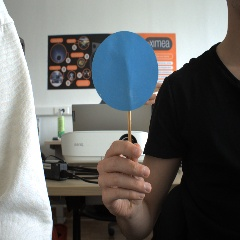
#> input picture Zadanie_2/img15.jpg, 240 x 240 px
$ python circles.py
#> lines starting #> are read from the running program, lines starting #| are printed output that depends on the picture; after the words box and inside, x2 and y2 are one past the last pixel; in counts of white or black regions, pixels touching at a corner belong together; long printed decimals are rounded
import cv2
import numpy as np

img = cv2.imread('img15.jpg')
#> img is the input picture: shape (240, 240, 3); mean B, G, R 107.7, 108.8, 107.5
if img is None:
    print("Chyba: Obrázok sa nepodarilo načítať.")


gray = cv2.cvtColor(img, cv2.COLOR_BGR2GRAY)
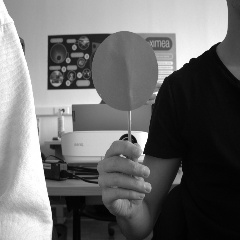
#> gray: shape (240, 240); min 0, max 255, mean 108.3


gray = cv2.GaussianBlur(gray, (9, 9), 2, 2)
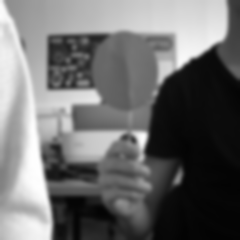
#> gray: shape (240, 240); min 3, max 255, mean 108.3

#gray = cv2.medianBlur(gray, 5)


circles = cv2.HoughCircles(gray, cv2.HOUGH_GRADIENT_ALT, 1, 30, param1=100, param2=0.5, minRadius=10, maxRadius=150)
#> circles = [[128, 73, 39.31], [96, 146, 16.39]]

print(circles, "\n---------------------")
#| [[[128.        73.        39.313 ]
#|   [ 96.       146.        16.391]]]
#| ---------------------

circles = np.uint16(np.around(circles))
#> circles = [[128, 73, 39], [96, 146, 16]]
for i in circles[0,:]:

    cv2.circle(img,(i[0],i[1]),i[2],(0,255,0),2)

    cv2.circle(img,(i[0],i[1]),2,(0,0,255),3)
#> this loop made 2 passes
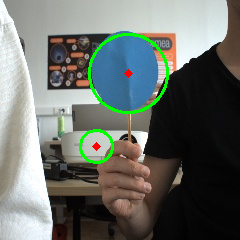
#> img: shape (240, 240, 3); 1.98% of pixels changed, all inside (x1, y1, x2, y2) = (79, 33, 169, 164)

cv2.imshow("Circles", img)
cv2.waitKey(0)
cv2.destroyAllWindows()

$ run again, with Zadanie_2/img11.jpg copied over Zadanie_2/img15.jpg
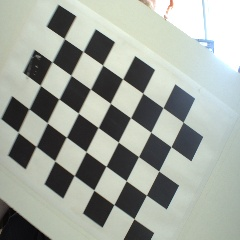
#> input picture Zadanie_2/img11.jpg, 240 x 240 px
#> img is the input picture: shape (240, 240, 3); mean B, G, R 157.3, 165.3, 159.8
#> `gray = cv2.GaussianBlur(gray, (9, 9), 2, 2)`:
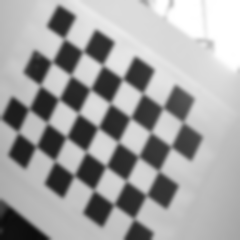
#> gray: shape (240, 240); min 12, max 255, mean 162.8
#> `circles = cv2.HoughCircles(gray, cv2.HOUGH_GRADIENT_ALT, 1, 30, param1..`: circles = [[127, 177, 28.17], [52, 123, 26.52]]
#| [[[127.       177.        28.166]
#|   [ 52.       123.        26.521]]]
#| ---------------------
#> `circles = np.uint16(np.around(circles))`: circles = [[127, 177, 28], [52, 123, 27]]
#> the loop `for i in circles[0,:]: ` made 2 passes
#> after the loop `for i in circles[0,:]:`:
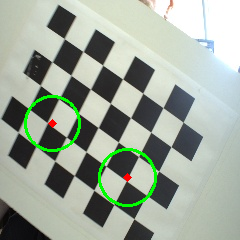
#> img: shape (240, 240, 3); 1.97% of pixels changed, all inside (x1, y1, x2, y2) = (24, 95, 157, 207)
